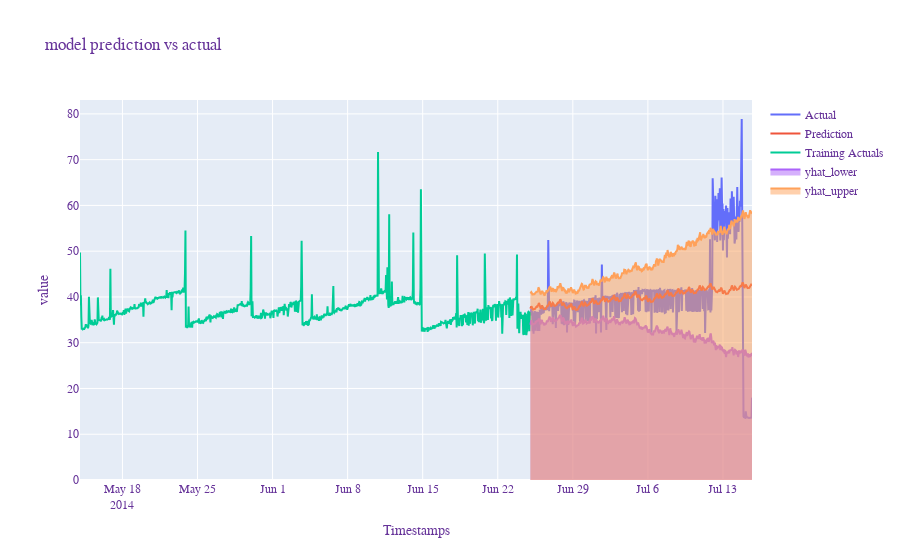

The notebook cell saved with this chart:
### Code cell
fig = go.Figure()
# Create and style traces
fig.add_trace(go.Scatter(x=df_test['ds'], y=df_test['y'], name='Actual',))
fig.add_trace(go.Scatter(x=preds['ds'], y=preds['yhat'], name='Prediction',))
fig.add_trace(go.Scatter(x=df_train['ds'], y=df_train['y'], name='Training Actuals',))
fig.add_trace(go.Scatter(x=preds['ds'], y=preds['yhat_lower'], name='yhat_lower', fill='tozeroy', mode='lines'))
fig.add_trace(go.Scatter(x=preds['ds'], y=preds['yhat_upper'], name='yhat_upper',fill='tozeroy', mode='lines'))
fig.update_layout(
    title=f"model prediction vs actual",
    xaxis_title="Timestamps",
    yaxis_title=f"value",
    font=dict(
        family="Courier New, monospace",
        size=12,
        color="RebeccaPurple"
    ))
# fig.write_html(f"/content/plots/{name}-{metric}.html")
fig.show()

### Figure 1 — Plotly figure (JSON) as saved in the notebook; plotly's stock layout.template omitted (floating-point values rounded to 4 significant figures; data arrays with more than 128 entries replaced by an {"elided": "..."} marker saying what was removed)
{"data": [{"name": "Actual", "type": "scatter", "x": {"elided": "497 str values"}, "y": {"elided": "497 float values"}}, {"name": "Prediction", "type": "scatter", "x": {"elided": "497 str values"}, "y": {"elided": "497 float values"}}, {"name": "Training Actuals", "type": "scatter", "x": {"elided": "1008 str values"}, "y": {"elided": "1008 float values"}}, {"fill": "tozeroy", "mode": "lines", "name": "yhat_lower", "type": "scatter", "x": {"elided": "497 str values"}, "y": {"elided": "497 float values"}}, {"fill": "tozeroy", "mode": "lines", "name": "yhat_upper", "type": "scatter", "x": {"elided": "497 str values"}, "y": {"elided": "497 float values"}}], "layout": {"font": {"color": "RebeccaPurple", "family": "Courier New, monospace", "size": 12}, "title": {"text": "model prediction vs actual"}, "xaxis": {"title": {"text": "Timestamps"}}, "yaxis": {"title": {"text": "value"}}}}
